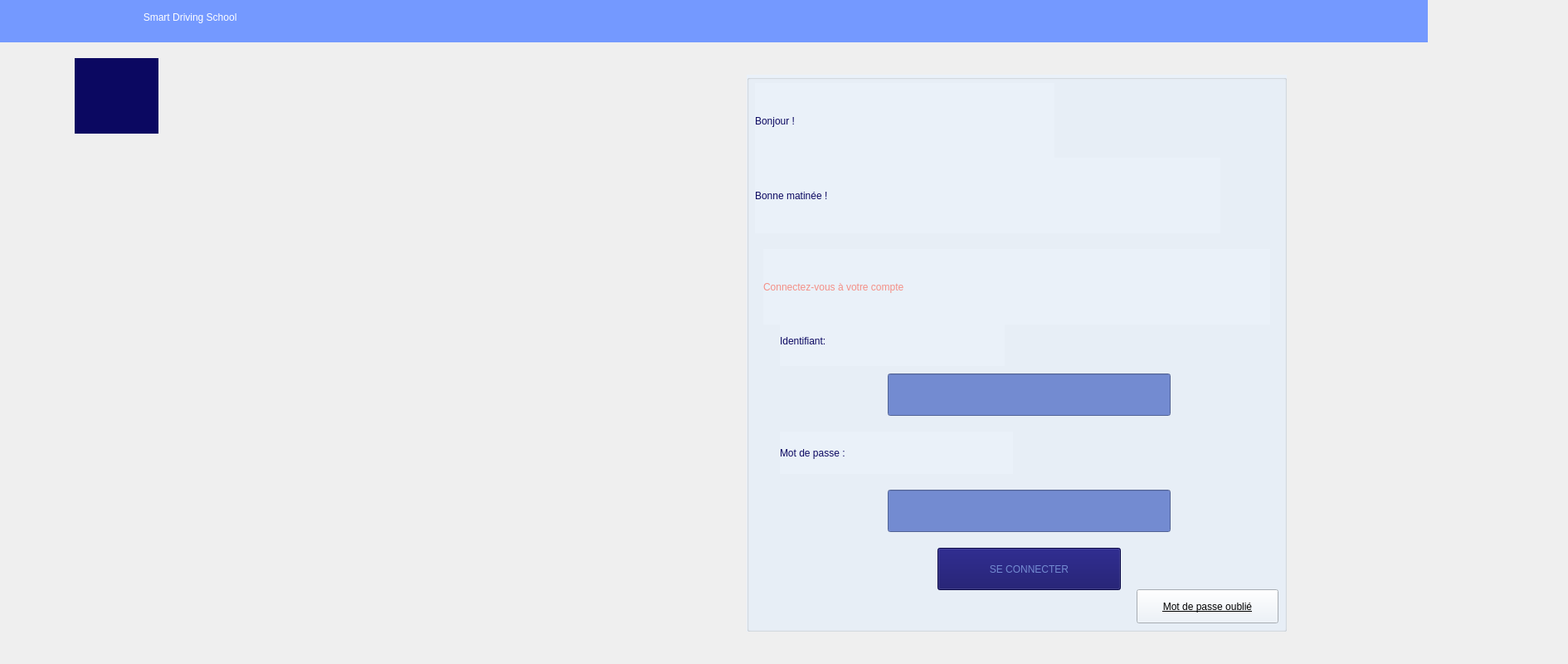
    <widget class="QWidget" name="login">
     <widget class="QLabel" name="label_24">
      <property name="geometry">
       <rect>
        <x>90</x>
        <y>70</y>
        <width>101</width>
        <height>91</height>
       </rect>
      </property>
      <property name="styleSheet">
       <string notr="true">background-color: rgb(11, 8, 97);</string>
      </property>
      <property name="text">
       <string/>
      </property>
      <property name="pixmap">
       <pixmap resource="ressources.qrc">:/images/logoc++++.png</pixmap>
      </property>
      <property name="scaledContents">
       <bool>true</bool>
      </property>
     </widget>
     <widget class="QLabel" name="label">
      <property name="geometry">
       <rect>
        <x>-160</x>
        <y>-10</y>
        <width>1881</width>
        <height>61</height>
       </rect>
      </property>
      <property name="styleSheet">
       <string notr="true">color: rgb(255, 255, 255);
background-color: rgb(116, 153, 255);
font: 24pt &quot;Segoe UI Symbol&quot;;</string>
      </property>
      <property name="text">
       <string>                                                                                                    Smart Driving School         </string>
      </property>
     </widget>
     <widget class="QLabel" name="label_23">
      <property name="geometry">
       <rect>
        <x>1020</x>
        <y>10</y>
        <width>41</width>
        <height>31</height>
       </rect>
      </property>
      <property name="styleSheet">
       <string notr="true">background-color: rgb(116, 153, 255);</string>
      </property>
      <property name="text">
       <string/>
      </property>
      <property name="pixmap">
       <pixmap resource="ressources.qrc">:/images/image22.png</pixmap>
      </property>
      <property name="scaledContents">
       <bool>true</bool>
      </property>
     </widget>
     <widget class="QLabel" name="label_22">
      <property name="geometry">
       <rect>
        <x>670</x>
        <y>10</y>
        <width>41</width>
        <height>31</height>
       </rect>
      </property>
      <property name="styleSheet">
       <string notr="true">background-color: rgb(116, 153, 255);</string>
      </property>
      <property name="text">
       <string/>
      </property>
      <property name="pixmap">
       <pixmap resource="ressources.qrc">:/images/image22.png</pixmap>
      </property>
      <property name="scaledContents">
       <bool>true</bool>
      </property>
     </widget>
     <widget class="QLabel" name="label_2">
      <property name="geometry">
       <rect>
        <x>90</x>
        <y>60</y>
        <width>831</width>
        <height>731</height>
       </rect>
      </property>
      <property name="text">
       <string/>
      </property>
      <property name="pixmap">
       <pixmap resource="ressources.qrc">:/images/f6ed1e3481ef1983a49a80fe83a50fb3.png</pixmap>
      </property>
      <property name="scaledContents">
       <bool>true</bool>
      </property>
     </widget>
     <widget class="QGroupBox" name="groupBox">
      <property name="geometry">
       <rect>
        <x>900</x>
        <y>90</y>
        <width>651</width>
        <height>671</height>
       </rect>
      </property>
      <property name="styleSheet">
       <string notr="true">background-color: rgb(234, 241, 249);</string>
      </property>
      <property name="title">
       <string/>
      </property>
      <widget class="QLabel" name="label_175">
       <property name="geometry">
        <rect>
         <x>10</x>
         <y>10</y>
         <width>361</width>
         <height>91</height>
        </rect>
       </property>
       <property name="styleSheet">
        <string notr="true">font: 700 55pt &quot;Arial&quot;;
color: rgb(11, 8, 97);</string>
       </property>
       <property name="text">
        <string>Bonjour !</string>
       </property>
      </widget>
      <widget class="QLabel" name="label_176">
       <property name="geometry">
        <rect>
         <x>10</x>
         <y>100</y>
         <width>561</width>
         <height>91</height>
        </rect>
       </property>
       <property name="styleSheet">
        <string notr="true">font: 700 43pt &quot;Arial&quot;;
color: rgb(11, 8, 97);</string>
       </property>
       <property name="text">
        <string>Bonne matinée !</string>
       </property>
      </widget>
      <widget class="QLabel" name="label_177">
       <property name="geometry">
        <rect>
         <x>20</x>
         <y>210</y>
         <width>611</width>
         <height>91</height>
        </rect>
       </property>
       <property name="styleSheet">
        <string notr="true">color: rgb(244, 143, 134);
font: 700 31pt &quot;Segoe UI&quot;;</string>
       </property>
       <property name="text">
        <string>Connectez-vous à votre compte</string>
       </property>
      </widget>
      <widget class="QLabel" name="label_178">
       <property name="geometry">
        <rect>
         <x>40</x>
         <y>290</y>
         <width>271</width>
         <height>61</height>
        </rect>
       </property>
       <property name="styleSheet">
        <string notr="true">font: 700 27pt &quot;Segoe UI&quot;;
color: rgb(11, 8, 97);</string>
       </property>
       <property name="text">
        <string>Identifiant:</string>
       </property>
      </widget>
      <widget class="QLabel" name="label_179">
       <property name="geometry">
        <rect>
         <x>40</x>
         <y>430</y>
         <width>281</width>
         <height>51</height>
        </rect>
       </property>
       <property name="styleSheet">
        <string notr="true">font: 700 27pt &quot;Segoe UI&quot;;
color: rgb(11, 8, 97);</string>
       </property>
       <property name="text">
        <string>Mot de passe :</string>
       </property>
      </widget>
      <widget class="QLineEdit" name="lineEdit_idlogin">
       <property name="geometry">
        <rect>
         <x>170</x>
         <y>360</y>
         <width>341</width>
         <height>51</height>
        </rect>
       </property>
       <property name="styleSheet">
        <string notr="true">background-color: rgb(115, 139, 209);
font: 18pt &quot;Palatino Linotype&quot;;</string>
       </property>
      </widget>
      <widget class="QLineEdit" name="lineEdit_passwordlogin">
       <property name="geometry">
        <rect>
         <x>170</x>
         <y>500</y>
         <width>341</width>
         <height>51</height>
        </rect>
       </property>
       <property name="styleSheet">
        <string notr="true">background-color: rgb(115, 139, 209);
font: 18pt &quot;Palatino Linotype&quot;;</string>
       </property>
      </widget>
      <widget class="QPushButton" name="pushButton_login">
       <property name="geometry">
        <rect>
         <x>230</x>
         <y>570</y>
         <width>221</width>
         <height>51</height>
        </rect>
       </property>
       <property name="styleSheet">
        <string notr="true">background-color: rgb(11, 8, 97);
font: 700 16pt &quot;Segoe UI&quot;;
color: rgb(115, 139, 209);</string>
       </property>
       <property name="text">
        <string>SE CONNECTER</string>
       </property>
      </widget>
      <widget class="QPushButton" name="pushButton_forget_password">
       <property name="geometry">
        <rect>
         <x>470</x>
         <y>620</y>
         <width>171</width>
         <height>41</height>
        </rect>
       </property>
       <property name="styleSheet">
        <string notr="true">background-color: rgb(234, 241, 249);
text-decoration: underline;

font: 700 11pt &quot;Romantic&quot;;</string>
       </property>
       <property name="text">
        <string>Mot de passe oublié</string>
       </property>
      </widget>
     </widget>
     <zorder>label</zorder>
     <zorder>label_22</zorder>
     <zorder>label_23</zorder>
     <zorder>label_2</zorder>
     <zorder>label_24</zorder>
     <zorder>groupBox</zorder>
    </widget>
